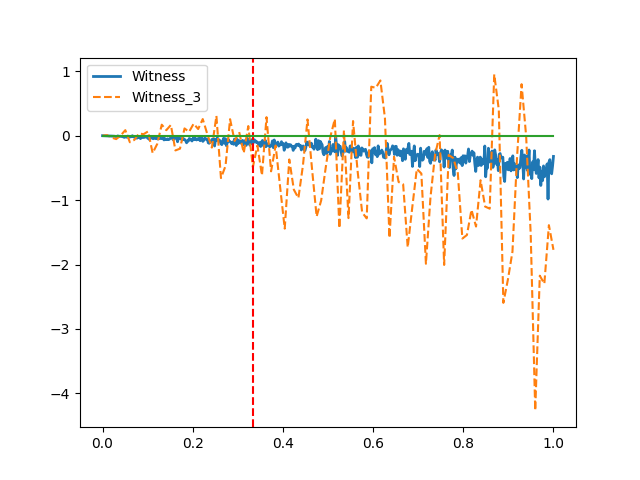

Generate this figure with Python:
import numpy as np
from scipy.optimize import minimize
import matplotlib.pyplot as plt
import tqix as tq

# Pauli matrices and tensor products
X, Y, Z = tq.sigmax(), tq.sigmay(), tq.sigmaz()
XX, YY, ZZ = tq.tensorx(X, X), tq.tensorx(Y, Y), tq.tensorx(Z, Z)

# Werner state function
def werner(p):
    psi_minus = np.array([0, 1, -1, 0]) / np.sqrt(2)
    rho_psi_minus = np.outer(psi_minus, np.conj(psi_minus))
    return p * rho_psi_minus + (1 - p) * np.eye(4, dtype=complex) / 4

# Generalized entanglement witness function
def entanglement_witness(omg, extended=False):
    W = omg[0] * XX + omg[1] * ZZ
    if extended:
        W += omg[2] * YY
        return W
    else:
        return -np.sqrt(2.0)*W

# Cost function with penalty
def cost_function(omg, rho, sep_states, lambda_penalty=10, extended=False):
    W = entanglement_witness(omg, extended)
    expectation = np.trace(W @ rho)
    penalty = sum(max(0, -np.trace(W @ sigma)) for sigma in sep_states)
    return np.real(expectation) + lambda_penalty * penalty

# Separable states
rho_sep = [np.outer([1, 0, 0, 0], [1, 0, 0, 0]), np.outer([0, 1, 0, 0], [0, 1, 0, 0]),
           np.outer([0, 0, 1, 0], [0, 0, 1, 0]), np.outer([0, 0, 0, 1], [0, 0, 0, 1]),
           werner(0.0)]

# Plotting function for entanglement witness
def plot_witness(ps, extended=False):
    witness_values = []
    for p in ps:
        ave = 0
        for _ in range(10 if not extended else 1):
            initial_guess = [0, 4 * np.random.random(), -4 * np.random.random()] if extended else [0, 4 * np.random.random()]
            rho = werner(p)
            result = minimize(cost_function, initial_guess, args=(rho, rho_sep, 10, extended), method='COBYLA')
            ave += np.trace(entanglement_witness(result.x, extended) @ rho)
        witness_values.append(ave / (10 if not extended else 1))
    return witness_values

# Plot results
ps, ps_3 = np.linspace(0, 1, 500), np.linspace(0, 1, 100)
plt.plot(ps, plot_witness(ps), linewidth=2, label="Witness")
plt.plot(ps_3, plot_witness(ps_3, extended=True), linestyle='--', label="Witness_3")
plt.axvline(x=1/3, color='r', linestyle='--')
plt.plot(ps, [0] * ps)
plt.legend()
plt.savefig("witnessW_new.eps")
plt.savefig("witnessW_new.png")
